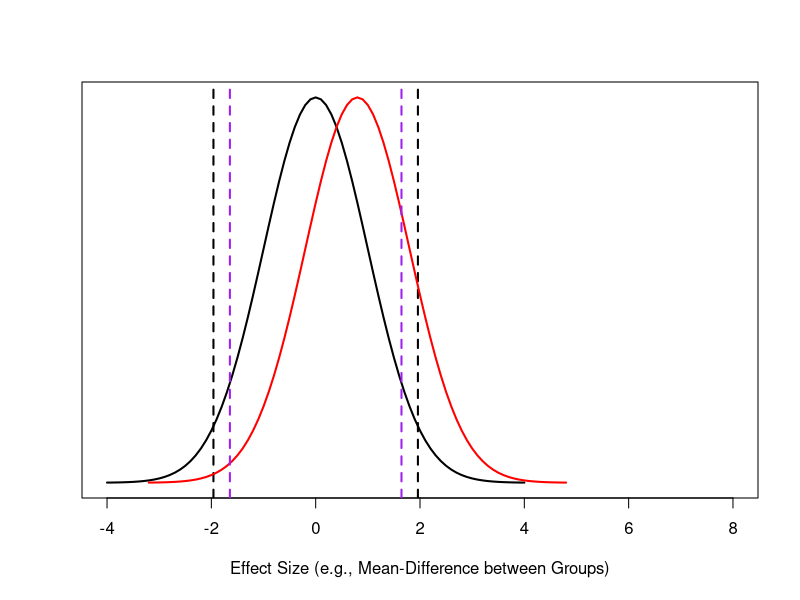
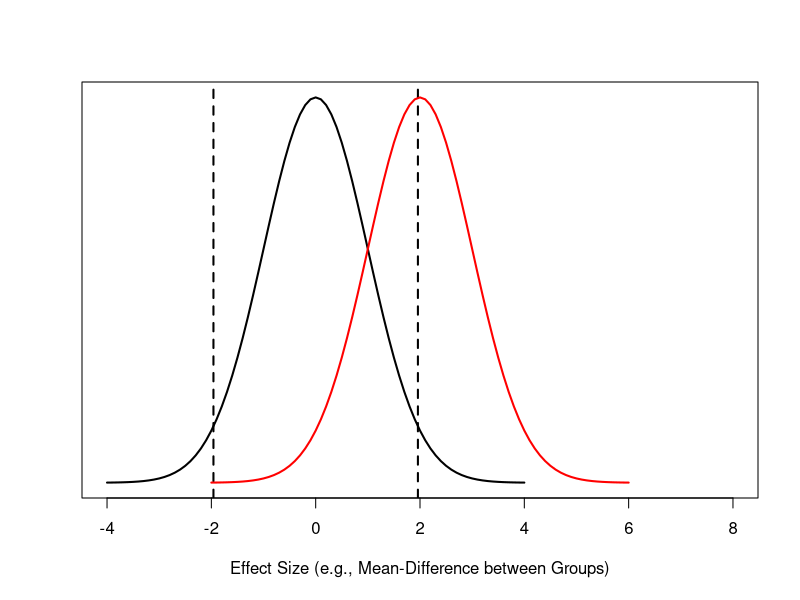
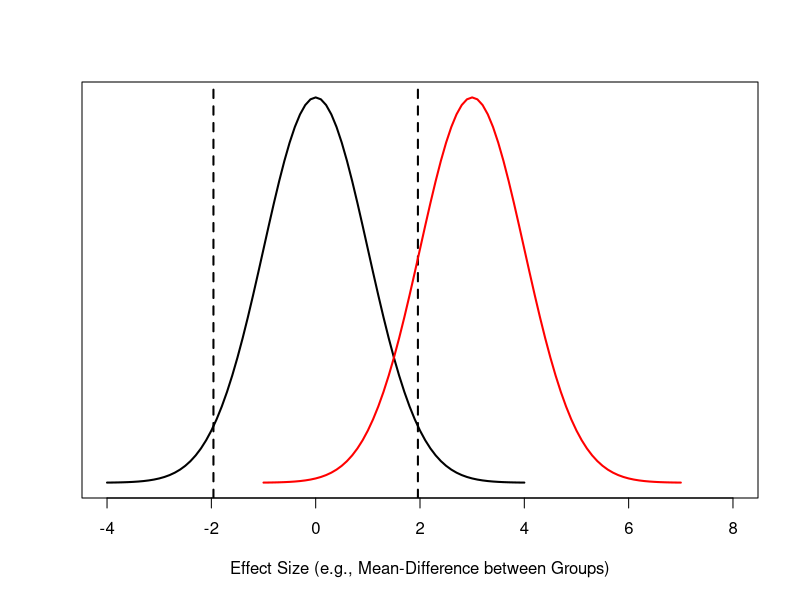
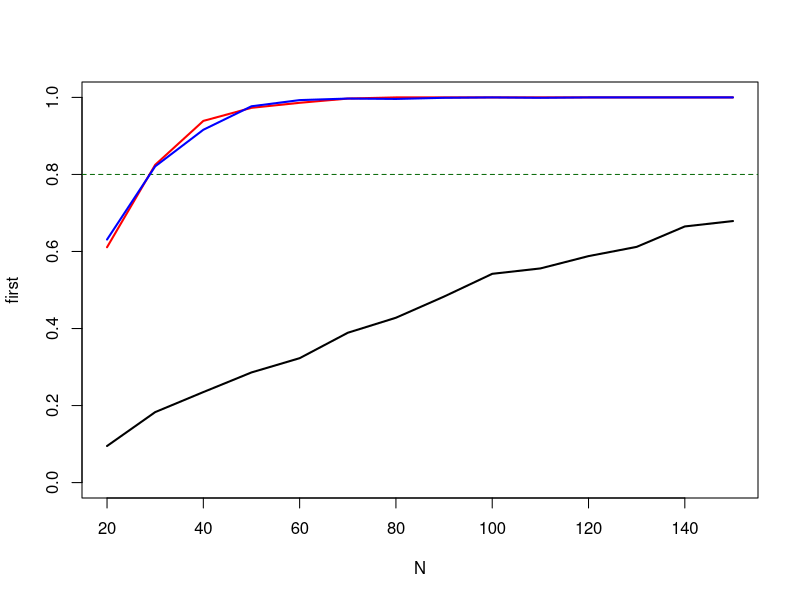

These figures' R source, in order:
## Ben Kite
## 2017-05-23

### Terrence D. Jorgensen
### 22 August 2014
### Power Analysis: R syntax for instruction and examples


################################################################
## Rejection rates: Type I error (alpha) and Power (1 - beta) ##
################################################################

## Power and Type I error rates both refer to the probability of
## rejecting a null hypothesis (usually that the parameter = 0).  When
## the null is TRUE, then rejecting it is a Type I error, but when the
## null is FALSE, then you want to reject it as often as possible
## (i.e., high power).

## Try varying N, SD, alpha, and ES (one at a time) to see how they
## affect power
## To illustrate graphically, print the null sampling distribution
x.null <- seq(-4, 4, .1)
dx.null <- dnorm(x.null)
plot(x.null, dx.null, type = "l", lwd = 2, xlim = c(-4, 8), yaxt = "n",
     xlab = "Effect Size (e.g., Mean-Difference between Groups)", ylab = "")

## If abs(z) > 1.96, reject the null at alpha = .05
abline(v = qnorm(c(.025, .975)), lwd = 2, lty = "dashed")
## Type I errors occur for observations drawn outside the dashed lines

## Type II errors (and power) occur when the null is false.  It can be
## false in an infinite number of ways, e.g., Cohen's D = 0.80
x.8 <- x.null + 0.80
dx.8 <- dnorm(x.8, m = 0.80)
lines(x.8, dx.8, lwd = 2, col = "red")

## Note that we fail to reject the null for any samples drawn from the
## red population that are within the same bounds set for the null
## distribution, and we reject the null for any samples drawn outside
## the bounds.

## We can also increase power by using a less strict alpha level of .10
abline(v = qnorm(c(.05, .95)), lwd = 2, lty = "dashed", col = "purple")

## A larger effect size leads to greater discrepancy between the null
## and true distributions, so power increases because more of the true
## distribution falls beyond the bounds for the null.
plot(x.null, dx.null, type = "l", lwd = 2, xlim = c(-4, 8), yaxt = "n",
     xlab = "Effect Size (e.g., Mean-Difference between Groups)", ylab = "")
abline(v = qnorm(c(.025, .975)), lwd = 2, lty = "dashed")
x.2 <- x.null + 2
dx.2 <- dnorm(x.2, m = 2)
lines(x.2, dx.2, lwd = 2, col = "red")

## an even bigger effect size...
plot(x.null, dx.null, type = "l", lwd = 2, xlim = c(-4, 8), yaxt = "n",
     xlab = "Effect Size (e.g., Mean-Difference between Groups)", ylab = "")
abline(v = qnorm(c(.025, .975)), lwd = 2, lty = "dashed")
x.3 <- x.null + 3
dx.3 <- dnorm(x.3, m = 3)
lines(x.3, dx.3, lwd = 2, col = "red")

                                        # Example 1

## Continuing with the example from this morning, we can see how
## different variables influence the power to detect a mean difference
## between two groups

## Define a function to accept the above criteria and return p values
get.p.values <- function(rep, N, M, SD) {
    ## tease apart two sample sizes
    N1 <- as.numeric(strsplit(N, ":")[[1]])[1]
    N2 <- as.numeric(strsplit(N, ":")[[1]])[2]

    ## tease apart two means
    M1 <- as.numeric(strsplit(M, ":")[[1]])[1]
    M2 <- as.numeric(strsplit(M, ":")[[1]])[2]

    ## tease apart two SDs
    SD1 <- as.numeric(strsplit(SD, ":")[[1]])[1]
    SD2 <- as.numeric(strsplit(SD, ":")[[1]])[2]

    ## assign dummy variables to each group's data set
    dat1 <- data.frame(first = rep(1, times = N1))
    dat2 <- data.frame(first = rep(0, times = N2))

    ## generate random IQ scores
    dat1$IQ <- rnorm(N1, m = M1, sd = SD1)
    dat2$IQ <- rnorm(N2, m = M2, sd = SD2)

    ## combine data and round IQ to whole numbers
    dat <- rbind(dat1, dat2)
    dat$IQ <- round(dat$IQ)

    ## Return p value from t test
    t.test(IQ ~ first, data = dat, var.equal = TRUE)$p.value
}

## Test it on one replication
get.p.values(1, N = "30:30", M = "100:100", SD = "15:15")
## Test it on 10 replications to see the format of the output
sapply(1:10, get.p.values, N = "30:30", M = "100:100", SD = "15:15")

## Define a function that gets p values for nReps replications in a
## condition.
runCond <- function(nReps, N, M, SD) {
    x <- sapply(1:nReps, get.p.values, N = N, M = M, SD = SD)
    data.frame(p.val = x, N = N, M = M, SD = SD)
}

## We can run the same Monte Carlo study as at the end of the morning
## session, but when the null is FALSE (mean difference > 0)
cond.N <- c("30:30", "60:60")
cond.SD <- c("10:10", "15:15", "20:20")
cond.M <- c("100:105", "100:110") # mean-difference = 5 or 10
conds <- expand.grid(SD = cond.SD, N = cond.N, M = cond.M)
conds$nReps <- 1000
conds

set.seed(123)
pValues <- apply(conds, MARGIN = 1,
                 FUN = function(x) do.call(runCond, as.list(x)))
pValues <- do.call(rbind, pValues)
pValues$reject.05 <- ifelse(pValues$p.val < .05, 1, 0)
pValues$reject.01 <- ifelse(pValues$p.val < .01, 1, 0)

aggregate(cbind(reject.05, reject.01) ~ SD + N + M, data = pValues, mean)

                                        # Built in tools for quick power analyses

#######################################################################
## Cohen's (1988) Statistical Power Methods and Criteria are Popular ##
#######################################################################

## We can calculate approximately how much power we have to reject the
## null when the true effect size is d = 3.  But there are tools to
## calculate power more precisely, and that take into account sample
## size, alpha level, etc.

#install.packages("pwr")
library(pwr)
help(package = pwr)

## suppose you need to know what effect size is small, medium, or large
cohen.ES(test = "t", size = "large")    # Cohen's D
cohen.ES(test = "t", size = "medium")
cohen.ES(test = "t", size = "small")
cohen.ES(test = "r", size = "large")    # Pearson's r (correlation)
cohen.ES(test = "r", size = "medium")
cohen.ES(test = "r", size = "small")

cohen.ES(test = "anov", size = "small") # Cohen's f_squared
cohen.ES(test = "f2", size = "small")   # Cohen's f_squared


## Post-hoc power analysis:
## Find power for a given sample size, effect size, and alpha level
pwr.r.test(n = 30, r = .1, sig.level = .05)

## A priori power analysis: Find sample size required for a given
## level of power, alpha, and effect size
pwr.r.test(power = .80, r = .1, sig.level = .05)


## Do the same with Cohen's D for a t test
pwr.t.test(n = 30, d = .2, sig.level = .05)
pwr.t.test(power = .80, d = .2, sig.level = .05)

## repeat, without the requirement for equal group sizes
pwr.t2n.test(n1 = 20, n2 = 12, d = .2, sig.level = .05)
pwr.t2n.test(power = .8, n1 = 40, d = .5, sig.level = .05)


## More comprehensive power analyses are available in the free
## software G*Power
browseURL("http://www.gpower.hhu.de/en.html")

## But even G*Power only covers fairly simple cases.  "Standardized"
## effect sizes aren't intuitive.  When you need to know the power
## simultaneously for several tests/parameters in a single model, then
## Monte Carlo methods become necessary where analytical methods break
## down.

                                        # Example 2

##############################
## Populations as processes ##
##############################

## Suppose you want to test the degree to which someone's IQ is
## influenced by each of their parents' IQs (which are positively
## correlated themselves).
R <- 0.30
R # a "medium" effect size, by Cohen's (1988) standards

## Start with a correlation matrix of predictors
IQ.cor <- matrix(c(1, R, R, 1), nrow = 2, ncol = 2,
                 dimnames = list(c("dadIQ", "momIQ"), c("dadIQ", "momIQ")))
IQ.cor

## We can scale a correlation matrix to covariance in IQ-units
diag(c(15, 15)) # these are the standard devations of momIQ and dadIQ

IQ.cov <- diag(c(15, 15)) %*% IQ.cor %*% diag(c(15, 15))
IQ.cov
## we can check that these covariances correspond to our specified
## correlations
cov2cor(IQ.cov)

## Now we can use this to generate multivariate normal IQ data for mom
## and dad.
library(rockchalk) # install and load this library for the mvrnorm()
                   # function

N <- 100

set.seed(123)
dat <- mvrnorm(n = N, mu = c(dadIQ = 100, momIQ = 100), Sigma = IQ.cov)
dat <- as.data.frame(round(dat))
head(dat)

## Do observed means and correlations match the population parameters?
colMeans(dat)
cor(dat)

## Now we will once again draw random birth-orders
dat$first <- rbinom(n = N, size = 1, prob = .4)

## Now that we have our multiple predictors, we can specify a model to
## generate outcomes (child's IQ) with random sampling error.
# (2*.5*225*.5 + 2*.5*67.5*.5) / 225
# sqrt(.35*225)
dat$IQ <- -3 + 5*dat$first + .5*dat$dadIQ + .5*dat$momIQ + rnorm(N, sd = 9)
dat$IQ <- round(dat$IQ)
head(dat)

## Do sample statistics match population parameters?
mod0 <- lm(IQ ~ first + momIQ + dadIQ, data = dat)
summary(mod0)



#########################################
## Design a Monte Carlo Power Analysis ##
#########################################

## Monte Carlo methods can be used to check the power simultaneously for
## all effects (i.e., each slope estimates).
summary(mod0)$coef
## get p values
summary(mod0)$coef[2:4, 4]
## check whether they meet significance criterion
alpha <- .05
alpha
summary(mod0)$coef[2:4, 4] < alpha


## In the simplest case, we only consider a single set of population
## parameters for the model, and we vary the sample size to assess power.

## Define a function to generate data for one replication, in which we can
## vary the correlation between momIQ and dadIQ, as well as sample size.
makeData <- function(rep, N, R) {
    require(rockchalk) # will load the package if it's not already loaded
    ## population covariance matrix among mom and dad's IQ scores
    IQ.cor <- matrix(c(1, R, R, 1), nrow = 2, ncol = 2,
                     dimnames = list(c("dadIQ", "momIQ"),
                                     c("dadIQ", "momIQ")))
    IQ.cov <- diag(c(15, 15)) %*% IQ.cor %*% diag(c(15, 15))
    ## generate sample from the above population
    dat <- mvrnorm(n = N, mu = c(dadIQ = 100, momIQ = 100), Sigma = IQ.cov)
    dat <- as.data.frame(round(dat))
    ## add independent predictor: first-born status
    dat$first <- rbinom(n = N, size = 1, prob = .4)
    ## generate outcomes from predictors, add random noise
    dat$IQ <- -3 + 5*dat$first + .5*dat$dadIQ + .5*dat$momIQ + rnorm(N, sd = 12)
    dat$IQ <- round(dat$IQ)
    ## return the random sample for analysis
    dat
}

## Test it once
set.seed(123)
dat <- makeData(1, N = 20, R = .3)
dat

## Define a function to analyze that data and return rejection decisions
getDecision <- function(data, alpha = .05) {
    ## run a regression on sample data
    mod <- lm(IQ ~ first + momIQ + dadIQ, data = data)
    ## return decisions about whether null was rejected for each slope
    summary(mod)$coef[2:4, 4] < alpha
}

## Test it once (on the data we just generated)
getDecision(data = dat)

## Test it on 5 replications to see the format of the output
dataList <- lapply(1:5, makeData, N = 100, R = 0.30)
lapply(dataList, head)
do.call(rbind, lapply(dataList, getDecision))

## Define a function that gets rejections for nReps replications per
## condition
runCond <- function(nReps, N, R) {
    ## generate nReps data sets
    dataList <- lapply(1:nReps, makeData, N = N, R = R)
    ## run regression and get rejection decisions for each data set
    out <- data.frame(do.call(rbind, lapply(dataList, getDecision)))
    ## record conditions
    out$N <- N
    out$R <- R
    ## return results
    out
}

## Test it on 10 replications
runCond(nReps = 10, N = 100, R = .3)


## Using a Monte Carlo design, we can calculate power across sample
## sizes as the proportion of cases where the null was rejected in
## each condition.
cond.N <- seq(from = 20, to = 150, by = 10)
cond.N
cond.R <- c(0.30) # for now, don't vary the correlation between predictors
conds <- expand.grid(N = cond.N, R = cond.R)
conds$nReps <- 1000
conds

## Run 1000 t tests in each condition to see how often the null is
## rejected
set.seed(123)
out <- apply(conds, MARGIN = 1,
             FUN = function(x) do.call(runCond, as.list(x)))
out <- do.call(rbind, out)
head(out)

## TRUE == 1 and FALSE == 0, so the mean of each outcome is the
## proportion of samples for which the null was rejected (in each
## condition).
rates <- aggregate(cbind(first, momIQ, dadIQ) ~ N, data = out, mean)
rates

## plot power by sample size
plot(first ~ N, data = rates, type = "l", lwd = 2, ylim = 0:1)
abline(h = .8, col = "darkgreen", lty = "dashed")
lines(momIQ ~ N, data = rates, col = "red", lwd = 2)
lines(dadIQ ~ N, data = rates, col = "blue", lwd = 2)


## What sample size is required to detect the effect of mom's IQ at
## least 80% of the time?  Dad's IQ?  First-born status?  Do we need
## to add more sample size conditions?


## More complex power analyses might take into account varying
## population parameters as well, such as the correlation among
## predictors, or the effects (slopes) of each predictor, or the
## variance of the random errors, or whether interactions exist, etc.
## The function above already allows you to manipulate the correlation
## between predictors, but you can add arguments to manipulate other
## characteristics of importance.
